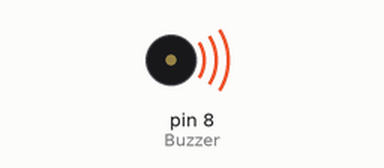
Simulated run of this sketch. Board: Arduino Uno, built with avr-gcc and run on an emulated ATmega328P. Parts: buzzer (waves = sounding, pin HIGH).

Above: at 0.01 s.
Timing chart, 0 to 1.6 s (numbered marks = the images above):
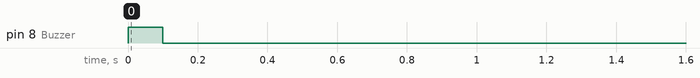

The sketch:

Lab9_1_Buzzer.ino
```cpp
#define   Buzzer   8    // 定義Buzzer腳位
void setup() {
  pinMode(Buzzer, OUTPUT); // 設定D8為數位輸出

  for(int i=0;i < 1 ; i++) {
    digitalWrite(Buzzer, HIGH); //對Buzzer不斷輸出高、低電位，讓 Buzzer 快速發出振動聲
    delay(100); //delay()函數可以控制發聲的頻率
    digitalWrite(Buzzer, LOW);
    delay(100);
  }
}
void loop()
{
}
```
